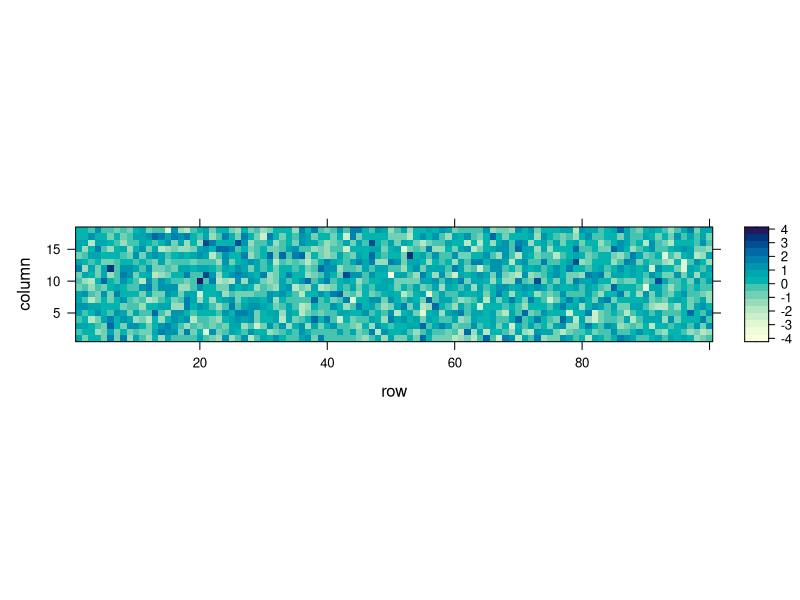
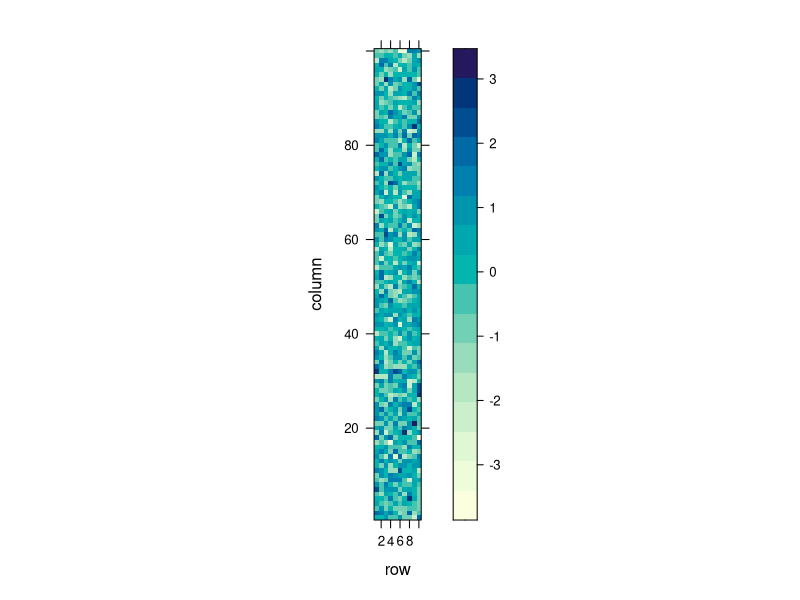
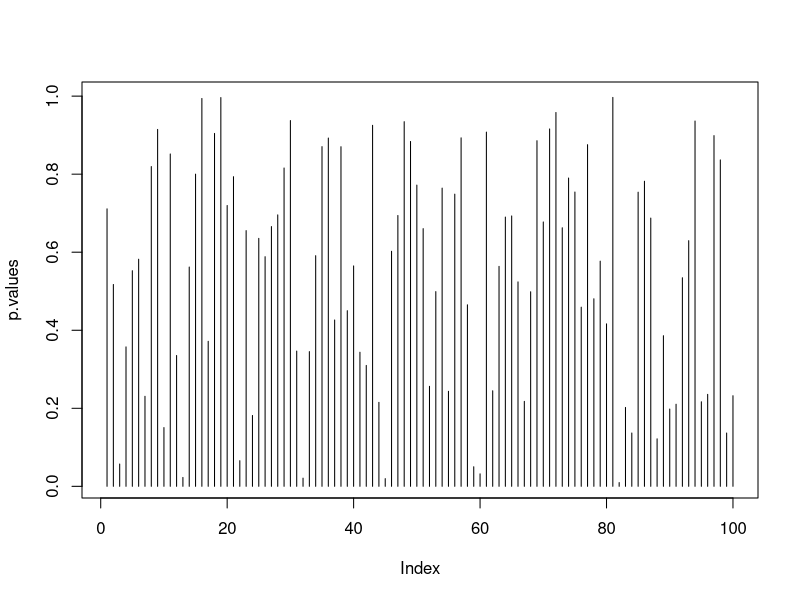

These figures' R source, in order:
## ---- chunk 1
library(mvtnorm)
n <- 100 # observations
p <- 18 # parameter dimension
mu <- rep(0,p) # no signal: mu=0
x <- rmvnorm(n = n, mean = mu)
dim(x)
lattice::levelplot(x) # just looking at white noise.
## ---- chunk 2
hotellingOneSample <- function(x, mu0=rep(0,ncol(x))){
  n <- nrow(x)
  p <- ncol(x)
  stopifnot(n > 5* p)
  bar.x <- colMeans(x)
  Sigma <- var(x)
  Sigma.inv <- solve(Sigma)
  T2 <- n * (bar.x-mu0) %*% Sigma.inv %*% (bar.x-mu0)
  p.value <- pchisq(q = T2, df = p, lower.tail = FALSE)
  return(list(statistic=T2, pvalue=p.value))
}
hotellingOneSample(x)
## ---- chunk 3
rrcov::T2.test(x)
## ---- chunk 4
Simes <- function(x){
  p.vals <- apply(x, 2, function(z) t.test(z)$p.value) # Compute variable-wise pvalues
  p <- ncol(x)
  p.Simes <- p * min(sort(p.vals)/seq_along(p.vals)) # Compute the Simes statistic
  return(c(pvalue=p.Simes))
}
Simes(x)
## ---- chunk 5
mu <- rep(x = 10/p,times=p) # inject signal
x <- rmvnorm(n = n, mean = mu)
hotellingOneSample(x)
Simes(x)
## ---- chunk 6
library(mvtnorm)
n <- 1e1
p <- 1e2
mu <- rep(0,p)
x <- rmvnorm(n = n, mean = mu)
dim(x)
lattice::levelplot(x)
## ---- chunk 7
t.pval <- function(y) t.test(y)$p.value
p.values <- apply(X = x, MARGIN = 2, FUN = t.pval) 
plot(p.values, type='h')
## ---- chunk 8
alpha <- 0.05
p.values.holm <- p.adjust(p.values, method = 'holm' )
which(p.values.holm < alpha)
## ---- chunk 9
alpha <- 0.05
p.values.BH <- p.adjust(p.values, method = 'BH' )
which(p.values.BH < alpha)
## ---- chunk 10
mu[1:10] <- 2 # inject signal in first 10 variables
x <- rmvnorm(n = n, mean = mu) # generate data
p.values <- apply(X = x, MARGIN = 2, FUN = t.pval) 
p.values.BH <- p.adjust(p.values, method = 'BH' )
which(p.values.BH < alpha)
## ---- chunk 11
set.seed(3)
mu<-rexp(50,6)
multi<-  rmvnorm(n = 100, mean = mu) 
